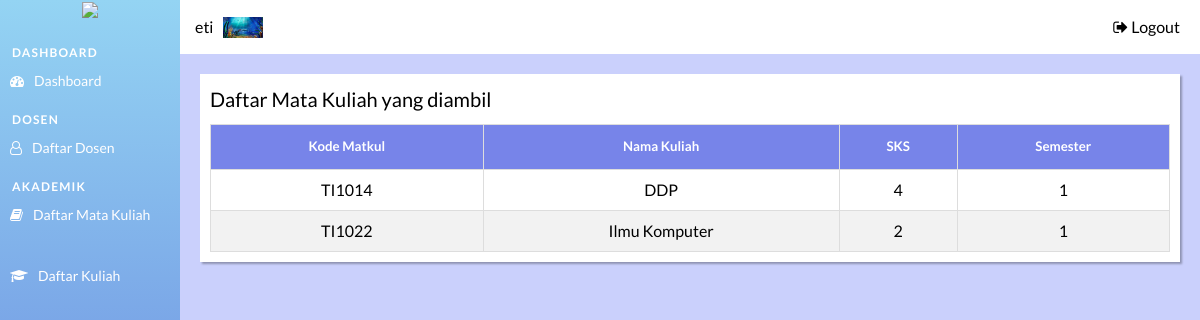
/mahasiswa/home_page.php?page=matkul (signed in), run on the app's committed database.
### tables this page shows
CREATE TABLE `nilai` (
  `ID_Matkul` char(6) NOT NULL,
  `NIM` char(9) NOT NULL,
  `Nilai` char(2) NOT NULL
);

CREATE TABLE `mata_kuliah` (
  `ID_Matkul` char(6) NOT NULL,
  `Nama_Matkul` varchar(30) NOT NULL,
  `SKS_Matkul` int(11) NOT NULL,
  `Semester` int(11) NOT NULL
);

### mahasiswa/matkul_page.php (the view, shortened to what this page needs)
<div class="tabel-page">
    <div class="tabel-heading">
        Daftar Mata Kuliah yang diambil
    </div>
    <table id="list-data" class="display">
        <thead>
            <tr>
                <th><h5>Kode Matkul</h5></th>
                <th><h5>Nama Kuliah</h5></th>
                <th><h5>SKS</h5></th>
                <th><h5>Semester</h5></th>
            </tr>
        </thead>
        <?php
            include "../config/db_connection.php";
            $sql = "SELECT * FROM nilai as n
                    INNER JOIN mata_kuliah as mk ON n.ID_Matkul = mk.ID_Matkul AND n.NIM = " .$_SESSION['nim'];
            $result = mysqli_query($conn, $sql);
            if (mysqli_num_rows($result) > 0) {
                while($row = mysqli_fetch_assoc($result)) {
        ?>
                <tr>
                    <td><?php echo $row["ID_Matkul"];?></td>
                    <td><?php echo $row["Nama_Matkul"];?></td>
                    <td><?php echo $row["SKS_Matkul"];?></td>
                    <td><?php echo $row["Semester"];?></td>
                </tr>
        <?php
                }
            }
            else {
                    echo "0 results";
            }
        ?>
    </table>
</div>

### assets/style/homepage.css (style rules this page uses)
* { padding: 0; margin: 0; box-sizing: border-box; }
body { font: 16px/1.5 "lato", sans-serif; }

### assets/style/tabel.css (style rules this page uses)
.tabel-page { background-color: #FFFF; box-shadow: 2px 2px 2px rgba(0, 0, 0,0.3); padding: 10px; width: 100%; height: auto; }
#list-data { font: 16px/1.5 "lato", sans-serif; border-collapse: collapse; width: 100%; }
#list-data td, #list-data th { border: 1px solid #ddd; padding: 8px; text-align: center; }
#list-data tr:nth-child(even) { background-color: #f2f2f2; }
#list-data th { padding-top: 12px; padding-bottom: 12px; text-align: center; background-color: #7784E9; color: white; }
.tabel-heading { font-size: 20px; margin-bottom: 10px; }

### data on the page
nilai: ID_Matkul.ID_Matkul "TI1014", ID_Matkul.Nama_Matkul "DDP", ID_Matkul.SKS_Matkul "4", ID_Matkul.Semester "1"
nilai: ID_Matkul.ID_Matkul "TI1022", ID_Matkul.Nama_Matkul "Ilmu Komputer", ID_Matkul.SKS_Matkul "2", ID_Matkul.Semester "1"

### other printed values
$_SESSION['username'] "eti"
